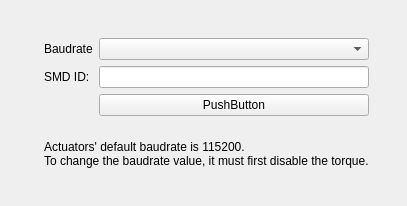
         <widget class="QWidget" name="page">
          <layout class="QVBoxLayout" name="verticalLayout_4">
           <item>
            <widget class="QWidget" name="widget_28" native="true">
             <layout class="QHBoxLayout" name="horizontalLayout_7">
              <item>
               <widget class="QWidget" name="widget_29" native="true"/>
              </item>
              <item alignment="Qt::AlignRight">
               <widget class="QWidget" name="widget_30" native="true">
                <layout class="QVBoxLayout" name="verticalLayout_8">
                 <item>
                  <widget class="QWidget" name="widget_3" native="true">
                   <layout class="QGridLayout" name="gridLayout_10">
                    <item row="1" column="1">
                     <widget class="QLineEdit" name="lineEdit_4"/>
                    </item>
                    <item row="1" column="0">
                     <widget class="QLabel" name="label_34">
                      <property name="text">
                       <string>SMD ID:</string>
                      </property>
                     </widget>
                    </item>
                    <item row="2" column="1">
                     <widget class="QPushButton" name="pushButton_2">
                      <property name="text">
                       <string>PushButton</string>
                      </property>
                     </widget>
                    </item>
                    <item row="0" column="0">
                     <widget class="QLabel" name="label_35">
                      <property name="text">
                       <string>Baudrate</string>
                      </property>
                     </widget>
                    </item>
                    <item row="0" column="1">
                     <widget class="QComboBox" name="comboBox"/>
                    </item>
                   </layout>
                  </widget>
                 </item>
                 <item>
                  <widget class="QWidget" name="widget_2" native="true">
                   <layout class="QVBoxLayout" name="verticalLayout_14">
                    <item>
                     <widget class="QLabel" name="label_36">
                      <property name="text">
                       <string>Actuators' default baudrate is 115200.
To change the baudrate value, it must first disable the torque.</string>
                      </property>
                     </widget>
                    </item>
                   </layout>
                  </widget>
                 </item>
                </layout>
               </widget>
              </item>
             </layout>
            </widget>
           </item>
          </layout>
         </widget>
